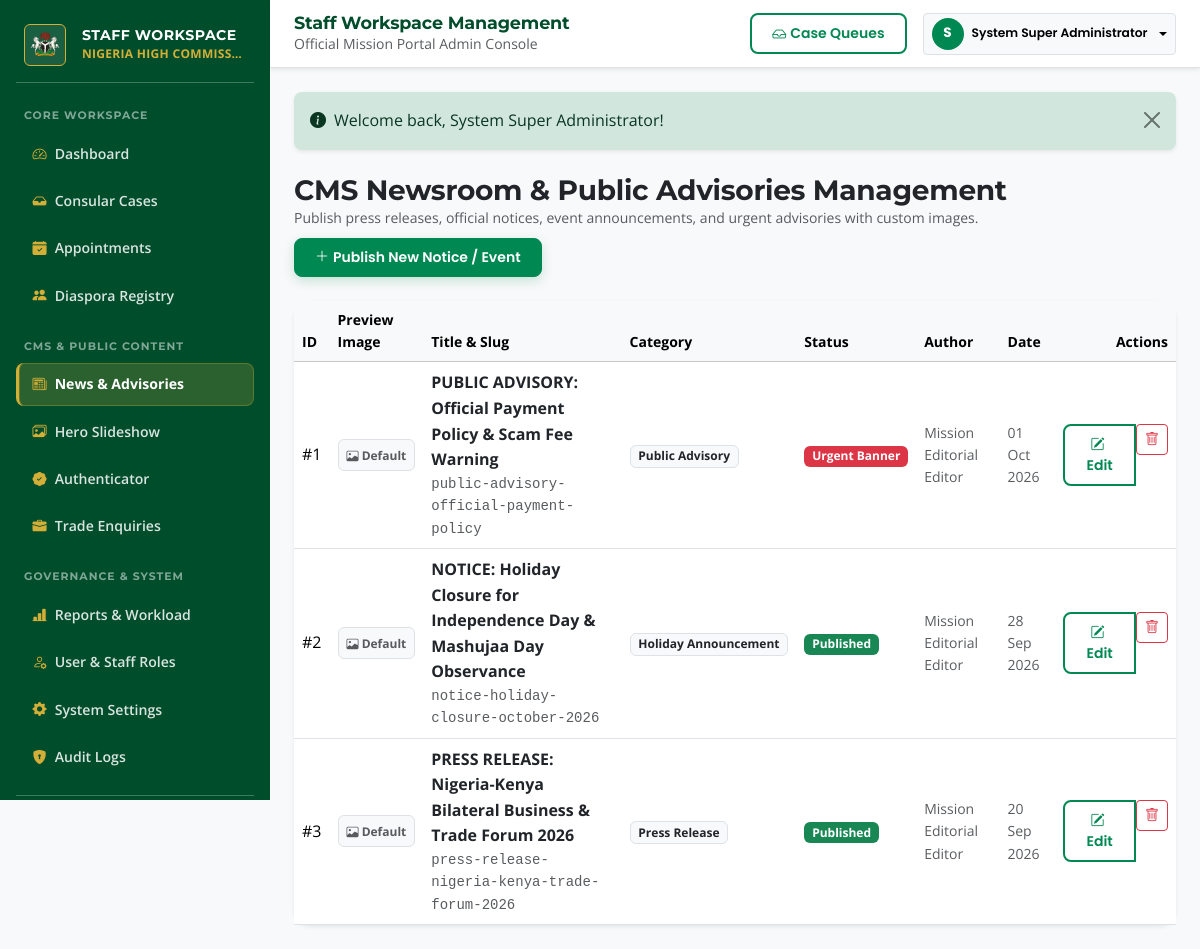
The page /admin/notices (signed in) on the database its author committed.
### tables this page shows
CREATE TABLE IF NOT EXISTS `notices` (
    `id` INT AUTO_INCREMENT PRIMARY KEY,
    `title` VARCHAR(255) NOT NULL,
    `slug` VARCHAR(255) NOT NULL UNIQUE,
    `category` ENUM('public_advisory', 'holiday_announcement', 'diplomatic_news', 'press_release', 'consular_update') NOT NULL,
    `content` TEXT NOT NULL,
    `featured_image` VARCHAR(255) DEFAULT NULL,
    `is_urgent` TINYINT(1) DEFAULT 0,
    `is_published` TINYINT(1) DEFAULT 1,
    `published_at` DATETIME DEFAULT CURRENT_TIMESTAMP,
    `author_id` INT DEFAULT NULL,
    `created_at` DATETIME DEFAULT CURRENT_TIMESTAMP,
    `updated_at` DATETIME DEFAULT CURRENT_TIMESTAMP ON UPDATE CURRENT_TIMESTAMP,
    FOREIGN KEY (`author_id`) REFERENCES `users`(`id`) ON DELETE SET NULL
);

CREATE TABLE IF NOT EXISTS `users` (
    `id` INT AUTO_INCREMENT PRIMARY KEY,
    `full_name` VARCHAR(150) NOT NULL,
    `email` VARCHAR(150) NOT NULL UNIQUE,
    `phone` VARCHAR(50) DEFAULT NULL,
    `password_hash` VARCHAR(255) NOT NULL,
    `role` ENUM('citizen', 'officer', 'editor', 'admin') NOT NULL DEFAULT 'citizen',
    `status` ENUM('active', 'pending', 'suspended') NOT NULL DEFAULT 'active',
    `nin_number` VARCHAR(20) DEFAULT NULL,
    `passport_number` VARCHAR(20) DEFAULT NULL,
    `created_at` DATETIME DEFAULT CURRENT_TIMESTAMP,
    `updated_at` DATETIME DEFAULT CURRENT_TIMESTAMP ON UPDATE CURRENT_TIMESTAMP
);

### src/Controllers/AdminController.php (called while the page is built, shortened)
<?php
class AdminController extends Controller {
    public function notices(Request $request): void {
        $notices = Notice::getAll();
        $this->render('admin/notices', ['notices' => $notices], 'admin');
    }
}

### public/index.php (called while the page is built, shortened)
<?php
$request = new Request();
$router = new Router();
$router->get('/', [HomeController::class, 'index']);
$router->get('/services', [ServicesController::class, 'index']);
$router->get('/services/passport', [ConsularController::class, 'passport']);
$router->get('/services/visa', [ConsularController::class, 'visa']);
$router->get('/services/emergency-travel', [ConsularController::class, 'etc']);
$router->post('/services/emergency-travel', [ConsularController::class, 'etc']);
$router->get('/services/document-support', [ConsularController::class, 'legalization']);
$router->get('/services/fees', [ServicesController::class, 'fees']);
$router->get('/services/appointments', [ServicesController::class, 'appointments']);
$router->get('/consular', [ConsularController::class, 'index']);
$router->get('/consular/passport', [ConsularController::class, 'passport']);
$router->get('/consular/visa', [ConsularController::class, 'visa']);
$router->get('/consular/etc', [ConsularController::class, 'etc']);
$router->post('/consular/etc', [ConsularController::class, 'etc']);
$router->get('/consular/legalization', [ConsularController::class, 'legalization']);
$router->get('/appointment', [AppointmentController::class, 'index']);
$router->post('/appointment', [AppointmentController::class, 'index']);
$router->get('/appointment/voucher', [AppointmentController::class, 'voucher']);
$router->get('/track', [TrackController::class, 'index']);
$router->post('/track', [TrackController::class, 'index']);
$router->get('/verify', [VerificationController::class, 'index']);
$router->post('/verify', [VerificationController::class, 'index']);
$router->get('/diaspora', [DiasporaController::class, 'index']);
$router->get('/diaspora/register', [DiasporaController::class, 'register']);
$router->post('/diaspora/register', [DiasporaController::class, 'register']);
$router->get('/diaspora/emergency', [DiasporaController::class, 'emergency']);
$router->post('/diaspora/emergency', [DiasporaController::class, 'emergency']);
$router->get('/nigerians-in-kenya', [DiasporaController::class, 'index']);
$router->get('/nigerians-in-kenya/register', [DiasporaController::class, 'register']);
$router->post('/nigerians-in-kenya/register', [DiasporaController::class, 'register']);
$router->get('/nigerians-in-kenya/community', [InformationController::class, 'community']);
$router->get('/emergency', [DiasporaController::class, 'emergency']);
$router->post('/emergency', [DiasporaController::class, 'emergency']);
$router->get('/trade', [TradeController::class, 'index']);
$router->post('/trade', [TradeController::class, 'index']);
$router->get('/trade/enquiry', [TradeController::class, 'index']);
$router->post('/trade/enquiry', [TradeController::class, 'index']);
$router->get('/discover-nigeria', [NigeriaController::class, 'map']);
$router->get('/discover-nigeria/states', [NigeriaController::class, 'map']);
$router->get('/discover-nigeria/government', [InformationController::class, 'government']);
$router->get('/nigeria/map', [NigeriaController::class, 'map']);
$router->get('/mission', [MissionController::class, 'index']);
$router->get('/mission/leadership', [MissionController::class, 'leadership']);
$router->get('/mission/history', [MissionController::class, 'history']);
$router->get('/mission/message', [MissionController::class, 'message']);
$router->get('/mission/friends-of-nigeria', [MissionController::class, 'friends']);
$router->get('/news', [NewsController::class, 'index']);
$router->get('/news/view', [NewsController::class, 'view']);
$router->get('/notices', [NewsController::class, 'index']);
$router->get('/events', [InformationController::class, 'events']);
$router->get('/gallery', [InformationController::class, 'gallery']);
$router->get('/downloads', [InformationController::class, 'downloads']);
$router->get('/faq', [InformationController::class, 'faq']);
$router->get('/search', [InformationController::class, 'search']);
$router->get('/newsletter', [NewsletterController::class, 'index']);
$router->post('/newsletter/subscribe', [NewsletterController::class, 'subscribe']);
$router->get('/newsletter/unsubscribe', [NewsletterController::class, 'unsubscribe']);
$router->get('/contact', [ContactController::class, 'index']);
$router->post('/contact', [ContactController::class, 'index']);
$router->get('/feedback', [InformationController::class, 'feedback']);
$router->post('/feedback', [InformationController::class, 'feedback']);
$router->get('/official-channels', [InformationController::class, 'officialChannels']);
$router->get('/report-suspicious', [InformationController::class, 'reportSuspicious']);
$router->post('/report-suspicious', [InformationController::class, 'reportSuspicious']);
$router->get('/privacy', [InformationController::class, 'privacy']);
$router->get('/terms', [InformationController::class, 'terms']);
$router->get('/accessibility', [InformationController::class, 'accessibility']);
$router->get('/cookies', [InformationController::class, 'cookies']);
$router->get('/sitemap', [InformationController::class, 'sitemap']);
$router->get('/sitemap.xml', [InformationController::class, 'sitemapXml']);
$router->get('/login', [CitizenPortalController::class, 'login']);
$router->post('/login', [CitizenPortalController::class, 'login']);
$router->get('/register', [CitizenPortalController::class, 'register']);
$router->post('/register', [CitizenPortalController::class, 'register']);
$router->get('/forgot-password', [CitizenPortalController::class, 'forgotPassword']);
$router->post('/forgot-password', [CitizenPortalController::class, 'forgotPassword']);
$router->get('/reset-password', [CitizenPortalController::class, 'resetPassword']);
$router->post('/reset-password', [CitizenPortalController::class, 'resetPassword']);
$router->get('/portal/login', [CitizenPortalController::class, 'login']);
$router->post('/portal/login', [CitizenPortalController::class, 'login']);
$router->get('/portal/register', [CitizenPortalController::class, 'register']);
$router->post('/portal/register', [CitizenPortalController::class, 'register']);
$router->get('/portal/logout', [CitizenPortalController::class, 'logout']);
$router->get('/portal/dashboard', [CitizenPortalController::class, 'dashboard']);
$router->get('/portal/profile', [CitizenPortalController::class, 'profile']);
$router->post('/portal/profile', [CitizenPortalController::class, 'profile']);
$router->get('/portal/requests', [CitizenPortalController::class, 'requests']);
$router->get('/portal/appointments', [CitizenPortalController::class, 'appointments']);
$router->get('/portal/documents', [CitizenPortalController::class, 'documents']);
$router->post('/portal/documents', [CitizenPortalController::class, 'documents']);
$router->get('/portal/notifications', [CitizenPortalController::class, 'notifications']);
$router->get('/portal/request', [CitizenPortalController::class, 'requestDetail']);
$router->post('/portal/request', [CitizenPortalController::class, 'requestDetail']);
$router->get('/files/download', [FileController::class, 'download']);
$router->post('/files/upload', [FileController::class, 'upload']);
$router->get('/portal/receipt', [FileController::class, 'printReceipt']);
$router->get('/admin/login', [AdminController::class, 'login']);
$router->post('/admin/login', [AdminController::class, 'login']);
$router->get('/admin/dashboard', [AdminController::class, 'dashboard']);
$router->get('/admin/requests', [AdminController::class, 'requests']);
$router->post('/admin/requests', [AdminController::class, 'requests']);
$router->get('/admin/requests/view', [AdminController::class, 'requestDetail']);
$router->post('/admin/requests/view', [AdminController::class, 'requestDetail']);
$router->get('/admin/appointments', [AdminController::class, 'appointments']);
$router->post('/admin/appointments', [AdminController::class, 'appointments']);
$router->get('/admin/citizens', [AdminController::class, 'citizens']);
$router->post('/admin/citizens', [AdminController::class, 'citizens']);
$router->get('/admin/notices', [AdminController::class, 'notices']);
$router->post('/admin/notices', [AdminController::class, 'notices']);
$router->get('/admin/verification', [AdminController::class, 'verification']);
$router->post('/admin/verification', [AdminController::class, 'verification']);
$router->get('/admin/trade', [AdminController::class, 'trade']);
$router->get('/admin/audit', [AdminController::class, 'audit']);
$router->get('/admin/users', [AdminController::class, 'users']);
$router->post('/admin/users', [AdminController::class, 'users']);
$router->get('/admin/settings', [AdminController::class, 'settings']);
$router->post('/admin/settings', [AdminController::class, 'settings']);
$router->get('/admin/reports', [AdminController::class, 'reports']);
$router->get('/admin/export', [AdminController::class, 'export']);
$router->get('/admin/hero', [AdminController::class, 'hero']);
$router->post('/admin/hero', [AdminController::class, 'hero']);
$router->get('/health', [HealthController::class, 'index']);
$router->dispatch($request);

### src/Models/Notice.php (called while the page is built, shortened)
<?php
class Notice {
    public static function getAll(): array {
        $db = Database::getConnection();
        $stmt = $db->query("SELECT n.*, u.full_name as author_name FROM notices n LEFT JOIN users u ON n.author_id = u.id ORDER BY n.created_at DESC");
        return $stmt->fetchAll();
    }
}

### src/Core/Helper.php (called while the page is built, shortened)
<?php
class Helper {
    public static function baseUrl(string $path = ''): string {
        $scriptName = $_SERVER['SCRIPT_NAME'] ?? '';
        $dir = dirname($scriptName);
        $dir = preg_replace('/\/public$/', '', $dir);
        $dir = rtrim(str_replace('\\', '/', $dir), '/');
        $path = ltrim($path, '/');
        return ($dir === '' || $dir === '/') ? '/' . $path : $dir . '/' . $path;
    }
    public static function sanitize(?string $str): string {
        if ($str === null) return '';
        return htmlspecialchars(trim($str), ENT_QUOTES, 'UTF-8');
    }
    public static function formatDate(?string $date, string $format = 'd M Y, h:i A'): string {
        return date($format, strtotime($date));
    }
}

### views/admin/notices.php (the view, shortened to what this page needs)
<div class="d-flex justify-content-between align-items-center mb-4 flex-wrap gap-2">
    <div>
        <h3 class="fw-bold text-dark mb-0" style="font-family: 'Playfair Display', serif;">CMS Newsroom & Public Advisories Management</h3>
        <div class="small text-muted">Publish press releases, official notices, event announcements, and urgent advisories with custom images.</div>
    </div>
    <button type="button" class="btn btn-emerald btn-sm" data-bs-toggle="modal" data-bs-target="#createNoticeModal">
        <i class="bi bi-plus-lg me-1"></i>Publish New Notice / Event
    </button>
</div>
<div class="card border-0 shadow-sm rounded-4 bg-white">
    <div class="card-body p-0">
        <div class="table-responsive">
            <table class="table table-hover align-middle mb-0">
                <thead class="table-light small">
                    <tr>
                        <th>ID</th>
                        <th>Preview Image</th>
                        <th>Title & Slug</th>
                        <th>Category</th>
                        <th>Status</th>
                        <th>Author</th>
                        <th>Date</th>
                        <th class="text-end">Actions</th>
                    </tr>
                </thead>
                <tbody>
                    <?php foreach ($notices as $n): ?>
                        <?php
                            $img = !empty($n['featured_image']) ? (preg_match('#^https?://#i', $n['featured_image']) ? $n['featured_image'] : Helper::baseUrl($n['featured_image'])) : '';
                        ?>
                        <tr>
                            <td>#<?= $n['id'] ?></td>
                            <td style="width: 80px;">
                                <?php if (!empty($img)): ?>
                                    <img src="<?= Helper::sanitize($img) ?>" alt="Notice Image" style="width: 64px; height: 44px; object-fit: cover; border-radius: 6px;" class="border">
                                <?php else: ?>
                                    <div class="badge bg-light text-muted border p-2" style="font-size: 0.75rem;"><i class="bi bi-image"></i> Default</div>
                                <?php endif; ?>
                            </td>
                            <td>
                                <div class="fw-bold text-dark"><?= Helper::sanitize($n['title']) ?></div>
                                <div class="small text-muted font-monospace"><?= Helper::sanitize($n['slug']) ?></div>
                            </td>
                            <td><span class="badge bg-light text-dark border text-capitalize"><?= str_replace('_', ' ', $n['category']) ?></span></td>
                            <td>
                                <?php if ($n['is_urgent']): ?>
                                    <span class="badge bg-danger">Urgent Banner</span>
                                <?php elseif ($n['is_published']): ?>
                                    <span class="badge bg-success">Published</span>
                                <?php else: ?>
                                    <span class="badge bg-secondary">Draft</span>
                                <?php endif; ?>
                            </td>
                            <td class="small text-muted"><?= Helper::sanitize($n['author_name'] ?? 'Editor Desk') ?></td>
                            <td class="small text-muted"><?= Helper::formatDate($n['published_at'], 'd M Y') ?></td>
                            <td class="text-end">
                                <div class="btn-group btn-group-sm">
                                    <button type="button" class="btn btn-outline-emerald btn-sm" data-bs-toggle="modal" data-bs-target="#editNoticeModal<?= $n['id'] ?>">
                                        <i class="bi bi-pencil-square me-1"></i>Edit
                                    </button>
                                    <form action="<?= Helper::baseUrl('admin/notices') ?>" method="POST" onsubmit="return confirm('Are you sure you want to delete this notice?');" class="d-inline">
                                        <button type="submit" class="btn btn-outline-danger btn-sm">
                                            <i class="bi bi-trash"></i>
                                        </button>
                                    </form>
                                </div>
                            </td>
                        </tr>
                    <?php endforeach; ?>
                </tbody>
            </table>
        </div>
    </div>
</div>

### rows shown on the page
notices: id "1", title "PUBLIC ADVISORY: Official Payment Policy & Scam Fee Warning", slug "public-advisory-official-payment-policy", category "Public Advisory", is_urgent "Urgent Banner", author.full_name "Mission Editorial Editor", published_at "01 Oct 2026"
notices: id "2", title "NOTICE: Holiday Closure for Independence Day & Mashujaa Day Observance", slug "notice-holiday-closure-october-2026", category "Holiday Announcement", is_urgent "Published", author.full_name "Mission Editorial Editor", published_at "28 Sep 2026"
notices: id "3", title "PRESS RELEASE: Nigeria-Kenya Bilateral Business & Trade Forum 2026", slug "press-release-nigeria-kenya-trade-forum-2026", category "Press Release", is_urgent "Published", author.full_name "Mission Editorial Editor", published_at "20 Sep 2026"

### other values the page prints
Helper::sanitize($shortName) "NIGERIA HIGH COMMISS…"
substr($user['full_name'] ?? 'S', 0, 1) "S"
Helper::sanitize($user['full_name'] ?? 'Staff') "System Super Administrator"
Helper::sanitize($flash['message']) "Welcome back, System Super Administrator!"
